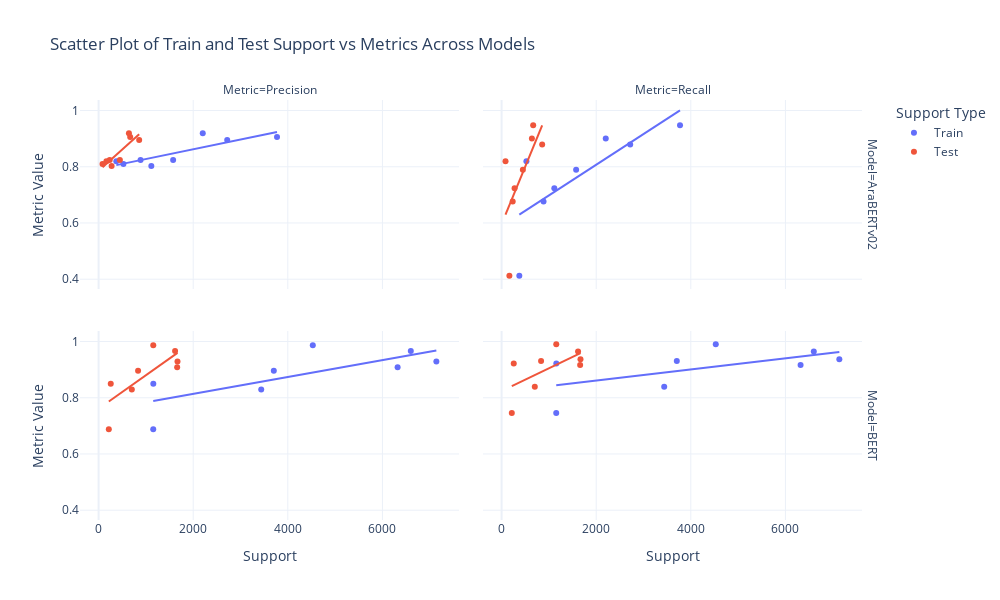

Notebook code cell kept with this figure:
### Code cell
import pandas as pd
import plotly.express as px

# Filter out the 'O' tag
data = report_df[report_df["Tag"] != "O"]

# Melt the DataFrame for plotting
melted_df = data.melt(
    id_vars=["Tag", "Model", "Train Support", "Support"],
    value_vars=["Precision", "Recall"],
    var_name="Metric",
    value_name="Value"
)

# Create separate columns for Train and Test support
melted_train = melted_df.copy()
melted_train["Support Type"] = "Train"
melted_train["Support Value"] = melted_train["Train Support"]

melted_test = melted_df.copy()
melted_test["Support Type"] = "Test"
melted_test["Support Value"] = melted_test["Support"]

# Combine Train and Test data
combined_df = pd.concat([melted_train, melted_test])

# Scatter plot with Train and Test as colors
fig = px.scatter(
    combined_df,
    x="Support Value",
    y="Value",
    color="Support Type",  # Color by Train or Test
    facet_col="Metric",
    facet_row="Model",
    trendline="ols",  # Add trendline (linear regression here)
    facet_row_spacing=0.1,  # Adjusted spacing
    facet_col_spacing=0.03,
    hover_data=["Tag"],
    title="Scatter Plot of Train and Test Support vs Metrics Across Models",
    labels={
        "Support Value": "Support",
        "Value": "Metric Value",
        "Metric": "Metric",
        "Support Type": "Support Type",
    },
    template="plotly_white"
)

# Update layout for better readability
fig.update_layout(
    width=1000,
    height=600,
    xaxis_title="Support",
    yaxis_title="Metric Value",
    legend_title="Support Type",
    # margin=dict(t=50, l=50, r=50, b=50)
)

fig.show()

### Figure 1 — Plotly figure (JSON) as saved in the notebook; plotly's stock layout.template omitted (floating-point values rounded to 4 significant figures)
{"data": [{"customdata": [["B-LOC"], ["B-MISC"], ["B-ORG"], ["B-PER"], ["I-LOC"], ["I-MISC"], ["I-ORG"], ["I-PER"]], "hovertemplate": "Support Type=Train<br>Model=AraBERTv02<br>Metric=Precision<br>Support=%{x}<br>Metric Value=%{y}<br>Tag=%{customdata[0]}<extra></extra>", "legendgroup": "Train", "marker": {"color": "#636efa", "symbol": "circle"}, "mode": "markers", "name": "Train", "orientation": "v", "showlegend": true, "type": "scatter", "x": [3772, 887, 1576, 2719, 525, 375, 1115, 2202], "xaxis": "x3", "y": [0.9056, 0.8238, 0.8237, 0.8955, 0.8095, 0.8193, 0.8024, 0.9188], "yaxis": "y3"}, {"hovertemplate": "<b>OLS trendline</b><br>Value = 3.46568e-05 * Support Value + 0.792767<br>R<sup>2</sup>=0.723821<br><br>Support Type=Train<br>Model=AraBERTv02<br>Metric=Precision<br>Support=%{x}<br>Metric Value=%{y} <b>(trend)</b><extra></extra>", "legendgroup": "Train", "marker": {"color": "#636efa", "symbol": "circle"}, "mode": "lines", "name": "Train", "showlegend": false, "type": "scatter", "x": [375, 525, 887, 1115, 1576, 2202, 2719, 3772], "xaxis": "x3", "y": [0.8058, 0.811, 0.8235, 0.8314, 0.8474, 0.8691, 0.887, 0.9235], "yaxis": "y3"}, {"customdata": [["B-LOC"], ["B-MISC"], ["B-ORG"], ["B-PER"], ["I-LOC"], ["I-MISC"], ["I-ORG"], ["I-PER"]], "hovertemplate": "Support Type=Train<br>Model=AraBERTv02<br>Metric=Recall<br>Support=%{x}<br>Metric Value=%{y}<br>Tag=%{customdata[0]}<extra></extra>", "legendgroup": "Train", "marker": {"color": "#636efa", "symbol": "circle"}, "mode": "markers", "name": "Train", "orientation": "v", "showlegend": false, "type": "scatter", "x": [3772, 887, 1576, 2719, 525, 375, 1115, 2202], "xaxis": "x4", "y": [0.9476, 0.6766, 0.7889, 0.8788, 0.8193, 0.4121, 0.7236, 0.9002], "yaxis": "y4"}, {"hovertemplate": "<b>OLS trendline</b><br>Value = 0.000109162 * Support Value + 0.588666<br>R<sup>2</sup>=0.572936<br><br>Support Type=Train<br>Model=AraBERTv02<br>Metric=Recall<br>Support=%{x}<br>Metric Value=%{y} <b>(trend)</b><extra></extra>", "legendgroup": "Train", "marker": {"color": "#636efa", "symbol": "circle"}, "mode": "lines", "name": "Train", "showlegend": false, "type": "scatter", "x": [375, 525, 887, 1115, 1576, 2202, 2719, 3772], "xaxis": "x4", "y": [0.6296, 0.646, 0.6855, 0.7104, 0.7607, 0.829, 0.8855, 1.0], "yaxis": "y4"}, {"customdata": [["B-LOC"], ["B-MISC"], ["B-ORG"], ["B-PER"], ["I-LOC"], ["I-MISC"], ["I-ORG"], ["I-PER"]], "hovertemplate": "Support Type=Train<br>Model=BERT<br>Metric=Precision<br>Support=%{x}<br>Metric Value=%{y}<br>Tag=%{customdata[0]}<extra></extra>", "legendgroup": "Train", "marker": {"color": "#636efa", "symbol": "circle"}, "mode": "markers", "name": "Train", "orientation": "v", "showlegend": false, "type": "scatter", "x": [7140, 3438, 6321, 6600, 1157, 1155, 3704, 4528], "xaxis": "x", "y": [0.9287, 0.8296, 0.9082, 0.9665, 0.8495, 0.688, 0.8962, 0.9871], "yaxis": "y"}, {"hovertemplate": "<b>OLS trendline</b><br>Value = 3.00642e-05 * Support Value + 0.753791<br>R<sup>2</sup>=0.552812<br><br>Support Type=Train<br>Model=BERT<br>Metric=Precision<br>Support=%{x}<br>Metric Value=%{y} <b>(trend)</b><extra></extra>", "legendgroup": "Train", "marker": {"color": "#636efa", "symbol": "circle"}, "mode": "lines", "name": "Train", "showlegend": false, "type": "scatter", "x": [1155, 1157, 3438, 3704, 4528, 6321, 6600, 7140], "xaxis": "x", "y": [0.7885, 0.7886, 0.8572, 0.8651, 0.8899, 0.9438, 0.9522, 0.9684], "yaxis": "y"}, {"customdata": [["B-LOC"], ["B-MISC"], ["B-ORG"], ["B-PER"], ["I-LOC"], ["I-MISC"], ["I-ORG"], ["I-PER"]], "hovertemplate": "Support Type=Train<br>Model=BERT<br>Metric=Recall<br>Support=%{x}<br>Metric Value=%{y}<br>Tag=%{customdata[0]}<extra></extra>", "legendgroup": "Train", "marker": {"color": "#636efa", "symbol": "circle"}, "mode": "markers", "name": "Train", "orientation": "v", "showlegend": false, "type": "scatter", "x": [7140, 3438, 6321, 6600, 1157, 1155, 3704, 4528], "xaxis": "x2", "y": [0.9371, 0.839, 0.9169, 0.9647, 0.9222, 0.7454, 0.9305, 0.9905], "yaxis": "y2"}, {"hovertemplate": "<b>OLS trendline</b><br>Value = 1.98696e-05 * Support Value + 0.821235<br>R<sup>2</sup>=0.353566<br><br>Support Type=Train<br>Model=BERT<br>Metric=Recall<br>Support=%{x}<br>Metric Value=%{y} <b>(trend)</b><extra></extra>", "legendgroup": "Train", "marker": {"color": "#636efa", "symbol": "circle"}, "mode": "lines", "name": "Train", "showlegend": false, "type": "scatter", "x": [1155, 1157, 3438, 3704, 4528, 6321, 6600, 7140], "xaxis": "x2", "y": [0.8442, 0.8442, 0.8895, 0.8948, 0.9112, 0.9468, 0.9524, 0.9631], "yaxis": "y2"}, {"customdata": [["B-LOC"], ["B-MISC"], ["B-ORG"], ["B-PER"], ["I-LOC"], ["I-MISC"], ["I-ORG"], ["I-PER"]], "hovertemplate": "Support Type=Test<br>Model=AraBERTv02<br>Metric=Precision<br>Support=%{x}<br>Metric Value=%{y}<br>Tag=%{customdata[0]}<extra></extra>", "legendgroup": "Test", "marker": {"color": "#EF553B", "symbol": "circle"}, "mode": "markers", "name": "Test", "orientation": "v", "showlegend": true, "type": "scatter", "x": [668, 235, 450, 858, 83, 165, 275, 641], "xaxis": "x3", "y": [0.9056, 0.8238, 0.8237, 0.8955, 0.8095, 0.8193, 0.8024, 0.9188], "yaxis": "y3"}, {"hovertemplate": "<b>OLS trendline</b><br>Value = 0.000151539 * Support Value + 0.785894<br>R<sup>2</sup>=0.764794<br><br>Support Type=Test<br>Model=AraBERTv02<br>Metric=Precision<br>Support=%{x}<br>Metric Value=%{y} <b>(trend)</b><extra></extra>", "legendgroup": "Test", "marker": {"color": "#EF553B", "symbol": "circle"}, "mode": "lines", "name": "Test", "showlegend": false, "type": "scatter", "x": [83, 165, 235, 275, 450, 641, 668, 858], "xaxis": "x3", "y": [0.7985, 0.8109, 0.8215, 0.8276, 0.8541, 0.883, 0.8871, 0.9159], "yaxis": "y3"}, {"customdata": [["B-LOC"], ["B-MISC"], ["B-ORG"], ["B-PER"], ["I-LOC"], ["I-MISC"], ["I-ORG"], ["I-PER"]], "hovertemplate": "Support Type=Test<br>Model=AraBERTv02<br>Metric=Recall<br>Support=%{x}<br>Metric Value=%{y}<br>Tag=%{customdata[0]}<extra></extra>", "legendgroup": "Test", "marker": {"color": "#EF553B", "symbol": "circle"}, "mode": "markers", "name": "Test", "orientation": "v", "showlegend": false, "type": "scatter", "x": [668, 235, 450, 858, 83, 165, 275, 641], "xaxis": "x4", "y": [0.9476, 0.6766, 0.7889, 0.8788, 0.8193, 0.4121, 0.7236, 0.9002], "yaxis": "y4"}, {"hovertemplate": "<b>OLS trendline</b><br>Value = 0.000409238 * Support Value + 0.59574<br>R<sup>2</sup>=0.444994<br><br>Support Type=Test<br>Model=AraBERTv02<br>Metric=Recall<br>Support=%{x}<br>Metric Value=%{y} <b>(trend)</b><extra></extra>", "legendgroup": "Test", "marker": {"color": "#EF553B", "symbol": "circle"}, "mode": "lines", "name": "Test", "showlegend": false, "type": "scatter", "x": [83, 165, 235, 275, 450, 641, 668, 858], "xaxis": "x4", "y": [0.6297, 0.6633, 0.6919, 0.7083, 0.7799, 0.8581, 0.8691, 0.9469], "yaxis": "y4"}, {"customdata": [["B-LOC"], ["B-MISC"], ["B-ORG"], ["B-PER"], ["I-LOC"], ["I-MISC"], ["I-ORG"], ["I-PER"]], "hovertemplate": "Support Type=Test<br>Model=BERT<br>Metric=Precision<br>Support=%{x}<br>Metric Value=%{y}<br>Tag=%{customdata[0]}<extra></extra>", "legendgroup": "Test", "marker": {"color": "#EF553B", "symbol": "circle"}, "mode": "markers", "name": "Test", "orientation": "v", "showlegend": false, "type": "scatter", "x": [1668, 702, 1661, 1617, 257, 216, 835, 1156], "xaxis": "x", "y": [0.9287, 0.8296, 0.9082, 0.9665, 0.8495, 0.688, 0.8962, 0.9871], "yaxis": "y"}, {"hovertemplate": "<b>OLS trendline</b><br>Value = 0.000119327 * Support Value + 0.760727<br>R<sup>2</sup>=0.583560<br><br>Support Type=Test<br>Model=BERT<br>Metric=Precision<br>Support=%{x}<br>Metric Value=%{y} <b>(trend)</b><extra></extra>", "legendgroup": "Test", "marker": {"color": "#EF553B", "symbol": "circle"}, "mode": "lines", "name": "Test", "showlegend": false, "type": "scatter", "x": [216, 257, 702, 835, 1156, 1617, 1661, 1668], "xaxis": "x", "y": [0.7865, 0.7914, 0.8445, 0.8604, 0.8987, 0.9537, 0.9589, 0.9598], "yaxis": "y"}, {"customdata": [["B-LOC"], ["B-MISC"], ["B-ORG"], ["B-PER"], ["I-LOC"], ["I-MISC"], ["I-ORG"], ["I-PER"]], "hovertemplate": "Support Type=Test<br>Model=BERT<br>Metric=Recall<br>Support=%{x}<br>Metric Value=%{y}<br>Tag=%{customdata[0]}<extra></extra>", "legendgroup": "Test", "marker": {"color": "#EF553B", "symbol": "circle"}, "mode": "markers", "name": "Test", "orientation": "v", "showlegend": false, "type": "scatter", "x": [1668, 702, 1661, 1617, 257, 216, 835, 1156], "xaxis": "x2", "y": [0.9371, 0.839, 0.9169, 0.9647, 0.9222, 0.7454, 0.9305, 0.9905], "yaxis": "y2"}, {"hovertemplate": "<b>OLS trendline</b><br>Value = 8.06437e-05 * Support Value + 0.824015<br>R<sup>2</sup>=0.390264<br><br>Support Type=Test<br>Model=BERT<br>Metric=Recall<br>Support=%{x}<br>Metric Value=%{y} <b>(trend)</b><extra></extra>", "legendgroup": "Test", "marker": {"color": "#EF553B", "symbol": "circle"}, "mode": "lines", "name": "Test", "showlegend": false, "type": "scatter", "x": [216, 257, 702, 835, 1156, 1617, 1661, 1668], "xaxis": "x2", "y": [0.8414, 0.8447, 0.8806, 0.8914, 0.9172, 0.9544, 0.958, 0.9585], "yaxis": "y2"}], "layout": {"annotations": [{"font": {}, "showarrow": false, "text": "Metric=Precision", "x": 0.2375, "xanchor": "center", "xref": "paper", "y": 1, "yanchor": "bottom", "yref": "paper"}, {"font": {}, "showarrow": false, "text": "Metric=Recall", "x": 0.7425, "xanchor": "center", "xref": "paper", "y": 1, "yanchor": "bottom", "yref": "paper"}, {"font": {}, "showarrow": false, "text": "Model=BERT", "textangle": 90, "x": 0.98, "xanchor": "left", "xref": "paper", "y": 0.225, "yanchor": "middle", "yref": "paper"}, {"font": {}, "showarrow": false, "text": "Model=AraBERTv02", "textangle": 90, "x": 0.98, "xanchor": "left", "xref": "paper", "y": 0.775, "yanchor": "middle", "yref": "paper"}], "height": 600, "legend": {"title": {"text": "Support Type"}, "tracegroupgap": 0}, "title": {"text": "Scatter Plot of Train and Test Support vs Metrics Across Models"}, "width": 1000, "xaxis": {"anchor": "y", "domain": [0, 0.475], "title": {"text": "Support"}}, "xaxis2": {"anchor": "y2", "domain": [0.505, 0.98], "matches": "x", "title": {"text": "Support"}}, "xaxis3": {"anchor": "y3", "domain": [0, 0.475], "matches": "x", "showticklabels": false}, "xaxis4": {"anchor": "y4", "domain": [0.505, 0.98], "matches": "x", "showticklabels": false}, "yaxis": {"anchor": "x", "domain": [0, 0.45], "title": {"text": "Metric Value"}}, "yaxis2": {"anchor": "x2", "domain": [0, 0.45], "matches": "y", "showticklabels": false}, "yaxis3": {"anchor": "x3", "domain": [0.55, 1], "matches": "y", "title": {"text": "Metric Value"}}, "yaxis4": {"anchor": "x4", "domain": [0.55, 1], "matches": "y", "showticklabels": false}}}
